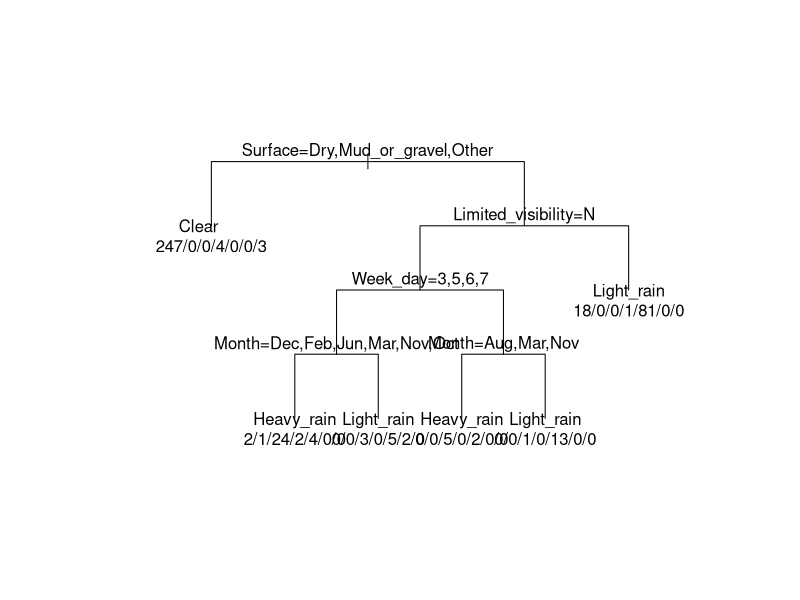

Generate this figure with R:
dat <- read.csv(file = "Car_crash_data_project.csv", sep = ",", header = T)

names(dat)
# [1] "Month"                 "Year"                  "Week_day"              "Type_day"              "Casualties"           
# [6] "Num_vehicles"          "Lanes"                 "Road_width"            "Lane_width"            "Hard_shoulder"        
# [11] "Paved_hard_shoulder"   "Security_barriers"     "Aditional_panels"      "Edge_landmarks"        "Reflectors"           
# [16] "Surface"               "Luminosity"            "Atmosferic_factors"    "Limited_visibility"    "Danger_signs"         
# [21] "Crash_type"            "Traffic"               "Conc_distraction"      "Conc_alcohol_durgs"    "Conc_speed"           
# [26] "Conc_tyred_sleepy_ill" "Conc_weather"         
dat[,2] <- as.factor(dat[,2])
dat[,3] <- as.factor(dat[,3])
#dat[,5] <- as.factor(dat[,5])
#dat[,6] <- as.factor(dat[,6])
dat[,7] <- as.factor(dat[,7])



dat2015 <- dat[which(dat["Year"] == 2015 ),][,-2]
dat2006 <- dat[which(dat["Year"] == 2006 ),][,-2]

######################################################################################

nNaNCols2015 <- c()
for (i in 1:length(dat2015[1,])){
  nNaNCols2015 <- c(nNaNCols2015, sum(is.na(dat2015[,i])), i)
}
nNaNCols2015 <- matrix(nNaNCols2015, nrow = 2)
nNaNCols2015[,order(nNaNCols2015[1,], decreasing = T)]

# remove column 22 due to excessive NA density

nNaNRows2015 <- c()
for (i in 1:length(dat[,1])){
  nNaNRows2015 <- c(nNaNRows2015, sum(is.na(dat2015[i,])), i)
}
nNaNRows2015 <- matrix(nNaNRows2015, nrow = 2)
nNaNRows2015[,order(nNaNRows2015[1,], decreasing = T)[1:20]]

######################################################################################


nNaNCols2006 <- c()
for (i in 1:length(dat2006[1,])){
  nNaNCols2006 <- c(nNaNCols2006, sum(is.na(dat2006[,i])), i)
}
nNaNCols2006 <- matrix(nNaNCols2006, nrow = 2)
nNaNCols2006[,order(nNaNCols2006[1,], decreasing = T)]


nNaNRows2006 <- c()
for (i in 1:length(dat2006[,1])){
  nNaNRows2006 <- c(nNaNRows2006, sum(is.na(dat2006[i,])), i)
}
nNaNRows2006 <- matrix(nNaNRows2006, nrow = 2)
nNaNRows2006[,order(nNaNRows2006[1,], decreasing = T)[1:20]]

# Columns without NAs: 1, 2, 3, 4, 5, 6, 7, 16, 17, 19, 21, 23, 24, 25, 26, 27
# First column to analyze: 18, it has 13 NAs
library(class)

# assign values with a decission tree


dat.test <- dat2006[which(is.na(dat2006[,17])),-17]
dat.train <- dat2006[which(!(is.na(dat2006[,17]))),]


library(rpart)

names(dat.train)
d.tr <- rpart(Atmosferic_factors~., data = dat.train)
plot(d.tr, branch=1, margin=0.25, uniform=TRUE)
text(d.tr, use.n=TRUE, splits=TRUE, pretty=6)
predict(d.tr, dat.test)


